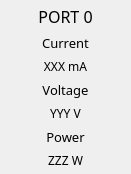
     <widget class="QWidget" name="verticalLayoutWidget_4">
      <property name="geometry">
       <rect>
        <x>10</x>
        <y>10</y>
        <width>131</width>
        <height>171</height>
       </rect>
      </property>
      <layout class="QVBoxLayout" name="verticalLayout_2">
       <property name="leftMargin">
        <number>5</number>
       </property>
       <property name="topMargin">
        <number>5</number>
       </property>
       <property name="rightMargin">
        <number>5</number>
       </property>
       <property name="bottomMargin">
        <number>5</number>
       </property>
       <item>
        <widget class="QLabel" name="port0_label">
         <property name="font">
          <font>
           <family>BIZ UDPゴシック</family>
           <pointsize>12</pointsize>
          </font>
         </property>
         <property name="text">
          <string>PORT 0</string>
         </property>
         <property name="alignment">
          <set>Qt::AlignCenter</set>
         </property>
        </widget>
       </item>
       <item>
        <widget class="QLabel" name="label_2">
         <property name="font">
          <font>
           <family>BIZ UDPゴシック</family>
           <pointsize>10</pointsize>
          </font>
         </property>
         <property name="text">
          <string>Current</string>
         </property>
         <property name="alignment">
          <set>Qt::AlignCenter</set>
         </property>
        </widget>
       </item>
       <item>
        <widget class="QLabel" name="label_port0_current_value">
         <property name="font">
          <font>
           <family>BIZ UDPゴシック</family>
           <pointsize>9</pointsize>
          </font>
         </property>
         <property name="text">
          <string>XXX mA</string>
         </property>
         <property name="alignment">
          <set>Qt::AlignCenter</set>
         </property>
        </widget>
       </item>
       <item>
        <widget class="QLabel" name="label_4">
         <property name="font">
          <font>
           <family>BIZ UDPゴシック</family>
           <pointsize>10</pointsize>
          </font>
         </property>
         <property name="text">
          <string>Voltage</string>
         </property>
         <property name="alignment">
          <set>Qt::AlignCenter</set>
         </property>
        </widget>
       </item>
       <item>
        <widget class="QLabel" name="label_port0_voltage_value">
         <property name="font">
          <font>
           <family>BIZ UDPゴシック</family>
           <pointsize>9</pointsize>
          </font>
         </property>
         <property name="text">
          <string>YYY V</string>
         </property>
         <property name="alignment">
          <set>Qt::AlignCenter</set>
         </property>
        </widget>
       </item>
       <item>
        <widget class="QLabel" name="label_6">
         <property name="font">
          <font>
           <family>BIZ UDPゴシック</family>
           <pointsize>10</pointsize>
          </font>
         </property>
         <property name="text">
          <string>Power</string>
         </property>
         <property name="alignment">
          <set>Qt::AlignCenter</set>
         </property>
        </widget>
       </item>
       <item>
        <widget class="QLabel" name="label_port0_power_value">
         <property name="font">
          <font>
           <family>BIZ UDPゴシック</family>
           <pointsize>9</pointsize>
          </font>
         </property>
         <property name="text">
          <string>ZZZ W</string>
         </property>
         <property name="alignment">
          <set>Qt::AlignCenter</set>
         </property>
        </widget>
       </item>
      </layout>
     </widget>
